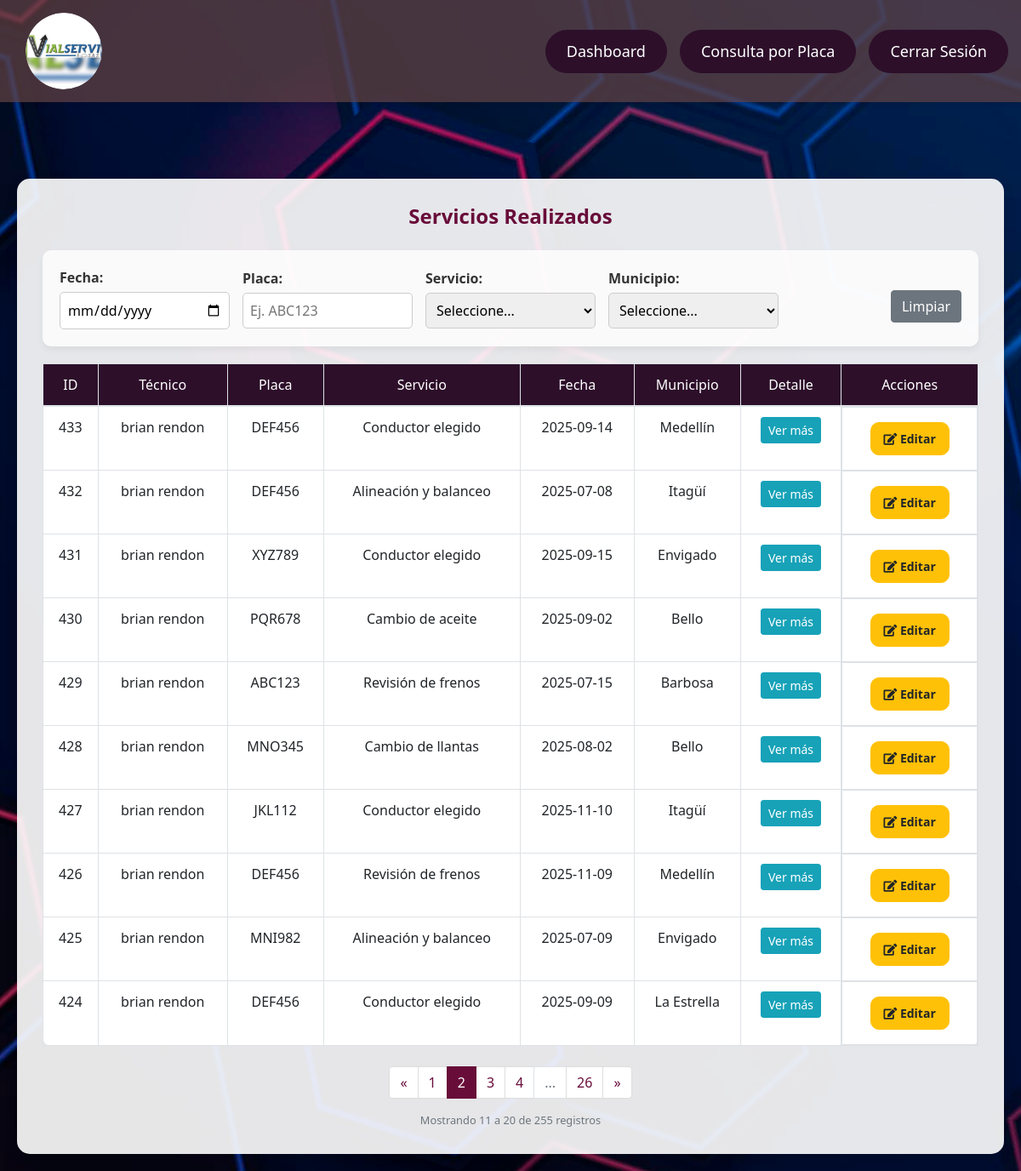
The page /consulta_general.php?pagina=2&cedula=1010 (signed in) on the database its author committed.
### tables this page shows
CREATE TABLE `servicios_realizados` (
  `Servicio_Realizado_id` int(11) NOT NULL,
  `Cedula_Empleado_id_Servicios_Realizados` int(11) DEFAULT NULL,
  `Vehiculo_id_Servicios_Realizados` varchar(20) DEFAULT NULL,
  `Servicio_id_Servicios_Realizados` int(11) DEFAULT NULL,
  `Fecha` date DEFAULT NULL,
  `municipio` int(11) DEFAULT 11,
  `Ubicación` varchar(255) DEFAULT NULL,
  `Novedades` text DEFAULT NULL,
  `Fotos` text DEFAULT NULL,
  `Detalle_Servicio` text DEFAULT NULL,
  `Custodia_Servicio` text DEFAULT NULL,
  `Facturación_Separada` tinyint(1) DEFAULT NULL
);

CREATE TABLE `servicios` (
  `Servicio_id` int(11) NOT NULL,
  `Nombre_Servicio` varchar(100) NOT NULL,
  `Descripción` varchar(255) DEFAULT NULL
);

CREATE TABLE `municipios` (
  `id` int(11) NOT NULL,
  `nombre` varchar(100) NOT NULL
);

### validPermissions.php (called while the page is built, shortened)
<?php
function usuarioTienePermiso($usuarioId, $permisoNombre, $conexion) {
    $sql = "
        SELECT p.nombre
        FROM empleados e
        JOIN roles r ON e.rol_id = r.id
        JOIN rol_permisos rp ON r.id = rp.rol_id
        JOIN permisos p ON rp.permiso_id = p.id
        WHERE e.Cedula_Empleado_id = ? AND p.nombre = ?
    ";
    $stmt = $conexion->prepare($sql);
    $stmt->bind_param("is", $usuarioId, $permisoNombre);
    $stmt->execute();
    return $stmt->get_result()->fetch_assoc() !== null;
}
?>

### consulta_general.php (the view, shortened to what this page needs)
<?php
include('validPermissions.php');
include('header.php');
require_once 'config.php';
$usuarioId = $_SESSION['cedula'];
$usuarioPuedeEditar = usuarioTienePermiso($_SESSION['cedula'], 'actualizar_servicio', $conn);
$usuarioPuedeEliminar = usuarioTienePermiso($_SESSION['cedula'], 'eliminar_servicio', $conn);
$mostrarAcciones = $usuarioPuedeEditar || $usuarioPuedeEliminar;
$es_tecnico = false;
$sql_rol = "SELECT Rol_id as rol FROM empleados WHERE Cedula_Empleado_id = ?";
$stmt_rol = $conn->prepare($sql_rol);
if ($stmt_rol) {
    $stmt_rol->bind_param("s", $usuarioId);
    $stmt_rol->execute();
    $resultado_rol = $stmt_rol->get_result();
    if ($fila_rol = $resultado_rol->fetch_assoc()) {
        $es_tecnico = ($fila_rol['rol'] == 2);
    }
} else {
    echo "Error preparando la consulta: " . $conn->error;
}
$filtro_cedula = isset($_GET['cedula']) ? $_GET['cedula'] : '';
if ($es_tecnico) {
    $filtro_cedula = $usuarioId;
}
$filtro_fecha = isset($_GET['fecha']) ? $_GET['fecha'] : '';
$filtro_placa = isset($_GET['placa']) ? $_GET['placa'] : '';
$sql = "
    SELECT
        sr.Servicio_Realizado_id,
        sr.Cedula_Empleado_id_Servicios_Realizados,
        CONCAT(e.Nombre, ' ', e.Apellido) as nombre_tecnico,
        sr.Vehiculo_id_Servicios_Realizados,
        s.Nombre_Servicio,
        sr.Fecha,
        m.nombre as nombre_municipio,
        sr.Ubicación,
        sr.Novedades,
        sr.Fotos,
        sr.Detalle_Servicio,
        sr.Custodia_Servicio
    FROM servicios_realizados sr
    JOIN servicios s ON sr.Servicio_id_Servicios_Realizados = s.Servicio_id
    JOIN municipios m ON sr.municipio = m.id
    LEFT JOIN empleados e ON sr.Cedula_Empleado_id_Servicios_Realizados = e.Cedula_Empleado_id
    WHERE 1 = 1
";
if ($es_tecnico) {
    $sql .= " AND sr.Cedula_Empleado_id_Servicios_Realizados = '" . $usuarioId . "'";
}
else if (!empty($filtro_cedula)) {
    $sql .= " AND sr.Cedula_Empleado_id_Servicios_Realizados = '" . $filtro_cedula . "'";
}
$registros_por_pagina = 10;
$pagina_actual = isset($_GET['pagina']) ? intval($_GET['pagina']) : 1;
$offset = ($pagina_actual - 1) * $registros_por_pagina;
$sql_count = "
    SELECT COUNT(*) as total
    FROM servicios_realizados sr
    JOIN servicios s ON sr.Servicio_id_Servicios_Realizados = s.Servicio_id
    JOIN municipios m ON sr.municipio = m.id
    LEFT JOIN empleados e ON sr.Cedula_Empleado_id_Servicios_Realizados = e.Cedula_Empleado_id
    WHERE 1 = 1
";
if ($es_tecnico) {
    $sql_count .= " AND sr.Cedula_Empleado_id_Servicios_Realizados = '" . $usuarioId . "'";
} else if (!empty($filtro_cedula)) {
    $sql_count .= " AND sr.Cedula_Empleado_id_Servicios_Realizados = '" . $filtro_cedula . "'";
}
$result_count = $conn->query($sql_count);
$row_count = $result_count->fetch_assoc();
$total_registros = $row_count['total'];
$total_paginas = ceil($total_registros / $registros_por_pagina);
$sql .= " ORDER BY sr.Servicio_Realizado_id DESC LIMIT $registros_por_pagina OFFSET $offset";
function construirUrlPaginacion($pagina) {
    global $filtro_cedula, $filtro_fecha, $filtro_placa, $filtro_servicio, $filtro_municipio;
    $url = $_SERVER['PHP_SELF'] . '?pagina=' . $pagina;
    if (!empty($filtro_cedula)) $url .= '&cedula=' . $filtro_cedula;
    return $url;
}
$result = $conn->query($sql);
?>
<!DOCTYPE html>
<html lang="es">
<head>
    <link href="https://stackpath.bootstrapcdn.com/bootstrap/4.5.2/css/bootstrap.min.css" rel="stylesheet">
    <link rel="stylesheet" href="https://cdnjs.cloudflare.com/ajax/libs/font-awesome/5.15.4/css/all.min.css">
</head>
<body>
    <div class="main-content">
        <div class="container">
            <h2>Servicios Realizados</h2>
            <form class="filter-form" action="" method="GET" id="filterForm">
                <div class="filter-group">
                    <label for="fecha">Fecha:</label>
                    <input data-no-warning type="date" id="fecha" name="fecha" value="<?= htmlspecialchars($filtro_fecha); ?>" class="auto-submit">
                </div>
                <div class="filter-group">
                    <label for="placa">Placa:</label>
                    <input data-no-warning type="text" id="placa" name="placa" value="<?= htmlspecialchars($filtro_placa); ?>" placeholder="Ej. ABC123" class="auto-submit">
                </div>
                <div class="filter-group">
                    <label for="servicio">Servicio:</label>
                    <select data-no-warning name="servicio" id="servicio" class="auto-submit">
                        <option value="">Seleccione...</option>
                    </select>
                </div>
                <div class="filter-group">
                    <label for="municipio">Municipio:</label>
                    <select data-no-warning name="municipio" id="municipio" class="auto-submit">
                        <option value="">Seleccione...</option>
                    </select>
                </div>
                <div class="filter-group filter-actions">
                    <a href="consulta_general.php" class="btn btn-secondary" data-no-warning>Limpiar</a>
                </div>
            </form>
            <table class="table table-bordered">
                <thead>
                    <tr>
                        <th>ID</th>
                        <th>Técnico</th>
                        <th>Placa</th>
                        <th>Servicio</th>
                        <th>Fecha</th>
                        <th>Municipio</th>
                        <th>Detalle</th>
                        <?php if ($mostrarAcciones) { ?>
                            <th>Acciones</th> <?php } ?>
                    </tr>
                </thead>
                <tbody>
                    <?php
                    if ($result->num_rows > 0) {
                        while ($row = $result->fetch_assoc()) {
                            echo "<tr id='row-" . $row['Servicio_Realizado_id'] . "'>";
                            echo "<td>" . $row['Servicio_Realizado_id'] . "</td>";
                            echo "<td>" . ($row['nombre_tecnico'] ?? 'No asignado') . "</td>";
                            echo "<td>" . $row['Vehiculo_id_Servicios_Realizados'] . "</td>";
                            echo "<td>" . $row['Nombre_Servicio'] . "</td>";
                            echo "<td>" . $row['Fecha'] . "</td>";
                            echo "<td>" . $row['nombre_municipio'] . "</td>";
                            echo "<td>";
                            echo "<button class='btn btn-info btn-sm' onclick='toggleDetails(" . $row['Servicio_Realizado_id'] . ")'>Ver más</button>";
                            echo "</td>";
                            if ($mostrarAcciones) {
                                echo "<td class='action-buttons'>";
                                if ($usuarioPuedeEditar) {
                                    echo "<a href='editar_servicio_realizado.php?id=" . $row['Servicio_Realizado_id'] . "' class='btn btn-warning btn-sm' data-no-warning><i class='fas fa-edit'></i> Editar</a> ";
                                }
                                echo "</td>";
                            }
                            echo "</tr>";
                        }
                    } else {
                        echo "<tr><td colspan='".($mostrarAcciones ? '8' : '7')."'>No se encontraron registros</td></tr>";
                    }
                    ?>
                </tbody>
            </table>
            <?php if ($total_paginas > 1): ?>
            <div class="paginacion-container mt-4">
                <nav aria-label="Navegación de páginas">
                    <ul class="pagination justify-content-center">
                        <li class="page-item <?= ($pagina_actual <= 1) ? 'disabled' : '' ?>">
                            <a class="page-link" href="<?= construirUrlPaginacion($pagina_actual - 1) ?>" data-no-warning aria-label="Anterior">
                                <span aria-hidden="true">&laquo;</span>
                            </a>
                        </li>
                        <?php
                        $rango = 2;
                        $inicio_rango = max(1, $pagina_actual - $rango);
                        $fin_rango = min($total_paginas, $pagina_actual + $rango);
                        for ($i = $inicio_rango; $i <= $fin_rango; $i++) {
                            echo '<li class="page-item ' . ($i == $pagina_actual ? 'active' : '') . '">
                                    <a class="page-link" href="' . construirUrlPaginacion($i) . '" data-no-warning>' . $i . '</a>
                                  </li>';
                        }
                        if ($fin_rango < $total_paginas) {
                            if ($fin_rango < $total_paginas - 1) {
                                echo '<li class="page-item disabled"><a class="page-link">...</a></li>';
                            }
                            echo '<li class="page-item"><a class="page-link" href="' . construirUrlPaginacion($total_paginas) . '" data-no-warning>' . $total_paginas . '</a></li>';
                        }
                        ?>
                        <li class="page-item <?= ($pagina_actual >= $total_paginas) ? 'disabled' : '' ?>">
                            <a class="page-link" href="<?= construirUrlPaginacion($pagina_actual + 1) ?>" data-no-warning aria-label="Siguiente">
                                <span aria-hidden="true">&raquo;</span>
                            </a>
                        </li>
                    </ul>
                </nav>
                <div class="text-center text-muted small">
                    Mostrando <?= min(($pagina_actual - 1) * $registros_por_pagina + 1, $total_registros) ?>
                    a <?= min($pagina_actual * $registros_por_pagina, $total_registros) ?>
                    de <?= $total_registros ?> registros
                </div>
            </div>
            <?php endif; ?>
        </div>
    </div>
</body>
</html>

### consulta_general.php (style rules this page uses)
* { margin: 0; padding: 0; box-sizing: border-box; }
body { font-family: 'Segoe UI', Tahoma, Geneva, Verdana, sans-serif; background-image: url('Imagenes/ConsultaGeneral.jpg'); background-size: auto; background-position: center; background-repeat: no-repeat; background-attachment: fixed; display: flex; flex-direction: column; min-height: 100vh; padding-top: 170px; }
.main-content { padding: 20px; margin-top: 20px; flex-grow: 1; display: flex; justify-content: center; align-items: center; }
.container { background-color: rgba(255, 255, 255, 0.9); padding: 30px; border-radius: 15px; box-shadow: 0 6px 15px rgba(0, 0, 0, 0.1); max-width: 1200px; width: 100%; overflow: auto; }
h2 { text-align: center; color: #680c39; margin-bottom: 25px; font-size: 24px; font-weight: 600; }
.filter-form { background-color: rgba(255, 255, 255, 0.8); padding: 20px; border-radius: 10px; margin-bottom: 20px; box-shadow: 0 4px 8px rgba(0, 0, 0, 0.05); display: flex; flex-wrap: wrap; gap: 15px; align-items: center; justify-content: center; }
.filter-group { display: flex; flex-direction: column; min-width: 150px; max-width: 200px; flex: 1; }
.filter-form label { font-weight: bold; color: #333; margin-bottom: 5px; }
.filter-form input[type="text"], .filter-form input[type="date"], .filter-form select { padding: 8px; border: 1px solid #ccc; border-radius: 5px; width: 100%; }
.filter-actions { display: flex; align-items: flex-end; margin-top: 20px; }
.table { background-color: #fff; border-radius: 10px; overflow: auto; }
th { background-color: #2d0f2a; color: white; font-weight: bold; }
th, td { padding: 12px; text-align: center; font-weight: 500; }
.action-buttons { display: flex; gap: 10px; justify-content: center; align-items: center; }
.btn-success, .btn-warning, .btn-danger { margin: 5px; padding: 8px 15px; border-radius: 10px; font-size: 14px; font-weight: 600; }
.pagination .page-item.active .page-link { background-color: #680c39; border-color: #680c39; color: white; }
.pagination .page-link { color: #680c39; border-color: #ddd; }
.pagination .page-item.disabled .page-link { color: #6c757d; }

### rows shown on the page
servicios_realizados: Servicio_Realizado_id "433", nombre_tecnico "brian rendon", Vehiculo_id_Servicios_Realizados "DEF456", Servicio_id_Servicios_Realizados.Nombre_Servicio "Conductor elegido", Fecha "2025-09-14", municipio.nombre "Medellín"
servicios_realizados: Servicio_Realizado_id "432", nombre_tecnico "brian rendon", Vehiculo_id_Servicios_Realizados "DEF456", Servicio_id_Servicios_Realizados.Nombre_Servicio "Alineación y balanceo", Fecha "2025-07-08", municipio.nombre "Itagüí"
servicios_realizados: Servicio_Realizado_id "431", nombre_tecnico "brian rendon", Vehiculo_id_Servicios_Realizados "XYZ789", Servicio_id_Servicios_Realizados.Nombre_Servicio "Conductor elegido", Fecha "2025-09-15", municipio.nombre "Envigado"
servicios_realizados: Servicio_Realizado_id "430", nombre_tecnico "brian rendon", Vehiculo_id_Servicios_Realizados "PQR678", Servicio_id_Servicios_Realizados.Nombre_Servicio "Cambio de aceite", Fecha "2025-09-02", municipio.nombre "Bello"
servicios_realizados: Servicio_Realizado_id "429", nombre_tecnico "brian rendon", Vehiculo_id_Servicios_Realizados "ABC123", Servicio_id_Servicios_Realizados.Nombre_Servicio "Revisión de frenos", Fecha "2025-07-15", municipio.nombre "Barbosa"
servicios_realizados: Servicio_Realizado_id "428", nombre_tecnico "brian rendon", Vehiculo_id_Servicios_Realizados "MNO345", Servicio_id_Servicios_Realizados.Nombre_Servicio "Cambio de llantas", Fecha "2025-08-02", municipio.nombre "Bello"
servicios_realizados: Servicio_Realizado_id "427", nombre_tecnico "brian rendon", Vehiculo_id_Servicios_Realizados "JKL112", Servicio_id_Servicios_Realizados.Nombre_Servicio "Conductor elegido", Fecha "2025-11-10", municipio.nombre "Itagüí"
servicios_realizados: Servicio_Realizado_id "426", nombre_tecnico "brian rendon", Vehiculo_id_Servicios_Realizados "DEF456", Servicio_id_Servicios_Realizados.Nombre_Servicio "Revisión de frenos", Fecha "2025-11-09", municipio.nombre "Medellín"
servicios_realizados: Servicio_Realizado_id "425", nombre_tecnico "brian rendon", Vehiculo_id_Servicios_Realizados "MNI982", Servicio_id_Servicios_Realizados.Nombre_Servicio "Alineación y balanceo", Fecha "2025-07-09", municipio.nombre "Envigado"
servicios_realizados: Servicio_Realizado_id "424", nombre_tecnico "brian rendon", Vehiculo_id_Servicios_Realizados "DEF456", Servicio_id_Servicios_Realizados.Nombre_Servicio "Conductor elegido", Fecha "2025-09-09", municipio.nombre "La Estrella"

### other values the page prints
$total_paginas "26"
min($pagina_actual * $registros_por_pagina, $total_registros) "20"
$total_registros "255"
